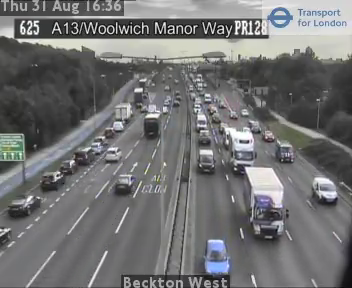
#> input picture frame 27 of Track and Trim Traffic/trafficCounter/inputs/625_201708311636.mp4, 352 x 288 px, given in place of 625_201709301058.mp4, which was not available
$ python histogram_extraction.py
#> lines starting #> are read from the running program, lines starting #| are printed output that depends on the picture; long printed decimals are rounded; pictures that were not available may be replaced by others from this repository, and a replacement may not be noted
#!/usr/bin/env python3
# -*- coding: utf-8 -*-


import cv2
import numpy as np
from matplotlib import pyplot as plt
import os

# get working directory
loc = os.path.abspath('')

cap = cv2.VideoCapture(loc+'/trafficCounter/inputs/625_201709301058.mp4')

# get frame size
w = int(cap.get(cv2.CAP_PROP_FRAME_WIDTH))
h = int(cap.get(cv2.CAP_PROP_FRAME_HEIGHT))

# create a mask
mask1 = np.zeros((h,w), np.uint8)
mask1[188:258, 30:140] = 255

mask2 = np.zeros((h,w), np.uint8)
mask2[188:258, 190:260] = 255

while(1):
    ret, frame = cap.read()
#> frame is the input picture: shape (288, 352, 3); mean B, G, R 114.9, 114.4, 114

    if ret == True:
        # convert BGR to HSV
        frame = cv2.cvtColor(frame, cv2.COLOR_BGR2HSV)
#> frame: shape (288, 352, 3); mean H, S, V 60.4, 8.3, 116.6

        # add mask to each frame
        frame1 = cv2.bitwise_and(frame, frame, mask=mask1)
#> frame1: shape (288, 352, 3); mean H, S, V 7.7, 0.3, 8.6
        frame2 = cv2.bitwise_and(frame, frame, mask=mask2)
#> frame2: shape (288, 352, 3); mean H, S, V 4, 0.6, 5.5

        #hist_full = cv2.calcHist([frame],[2],None,[256],[0, 256])
        hist_mask1 = cv2.calcHist([frame1],[2],mask1,[256],[50, 256])
#> hist_mask1 = 256 values, max 394 at index 83, min 0 at index 5, mean 29.68
        hist_mask2 = cv2.calcHist([frame2],[2],mask2,[256],[50, 256])
#> hist_mask2 = 256 values, max 167 at index 77, min 0 at index 5, mean 19.05

        # calculate summary stats
        stats = np.array([["Count",np.count_nonzero(hist_mask1)],
                           ["Max",np.max(hist_mask1)],
                           ["Mean",np.mean(hist_mask1)],
                           ["Std",np.std(hist_mask1)],
                           ["25%",np.percentile(hist_mask1,25)],
                           ["50%",np.percentile(hist_mask1,50)],
                           ["75%",np.percentile(hist_mask1,75)]])
        print(stats)
#| [['Count' '188']
#|  ['Max' '394.0']
#|  ['Mean' '29.680']
#|  ['Std' '76.710']
#|  ['25%' '0.0']
#|  ['50%' '4.0']
#|  ['75%' '8.0']]

        # create plots
        plt.subplot(221), plt.imshow(frame1, 'gray')
        plt.subplot(222), plt.plot(hist_mask1)
        plt.xlim([0,256]), plt.ylim([0,300])
        plt.subplot(223), plt.imshow(frame2, 'gray')
        plt.subplot(224), plt.plot(hist_mask2)
        plt.xlim([0,256]), plt.ylim([0,300])

        # plot histogram
        plt.show()
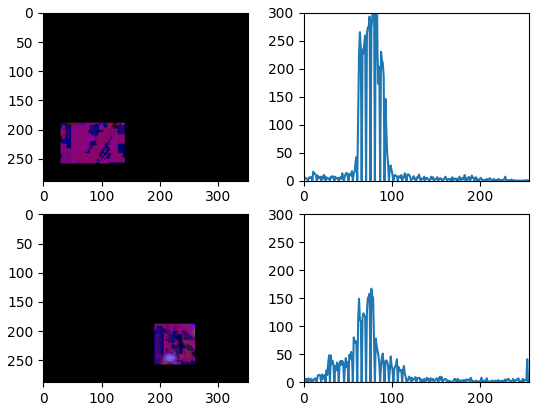
#> figure drawn by matplotlib, 4 panels; panel 2: curve peaks at x = 83, y = 394; panel 4: curve peaks at x = 77, y = 167

        #out.write()

        if cv2.waitKey(1) & 0xFF == ord('q'):
#> (key q is pressed here)
                break
    else:
        break


cv2.destroyAllWindows()
cap.release()
#> (the run stopped early here; a loop or call above may not have finished)

$ run again, starting later in the video
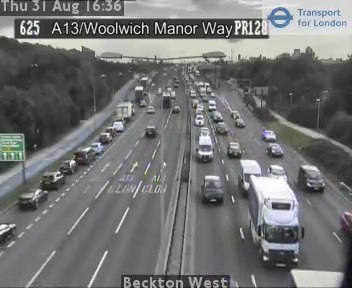
#> input picture frame 122 of Track and Trim Traffic/trafficCounter/inputs/625_201708311636.mp4, 352 x 288 px, given in place of 625_201709301058.mp4, which was not available
#> frame is the input picture: shape (288, 352, 3); mean B, G, R 114.8, 114.7, 114.2
#> frame: shape (288, 352, 3); mean H, S, V 56.7, 8.1, 116.5
#> frame1: shape (288, 352, 3); mean H, S, V 7.5, 0.3, 8.8
#> frame2: shape (288, 352, 3); mean H, S, V 3.9, 0.4, 4.9
#> hist_mask1 = 256 values, max 456 at index 82, min 0 at index 2, mean 29.83
#> hist_mask2 = 256 values, max 225 at index 74, min 0 at index 5, mean 18.61
#| [['Count' '190']
#|  ['Max' '456.0']
#|  ['Mean' '29.832']
#|  ['Std' '79.231']
#|  ['25%' '0.0']
#|  ['50%' '3.0']
#> (further printed lines are left out)
#> `plt.show()`:
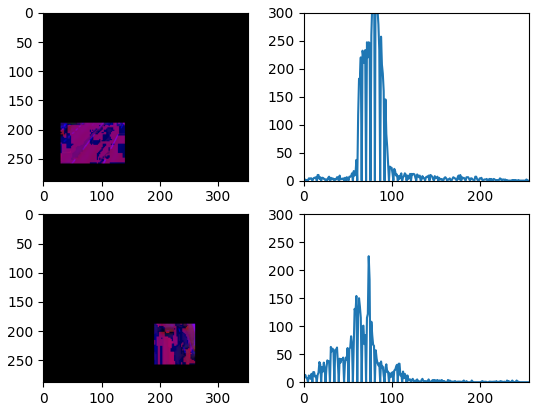
#> figure drawn by matplotlib, 4 panels; panel 2: curve peaks at x = 82, y = 456; panel 4: curve peaks at x = 74, y = 225

$ run again, starting later in the video
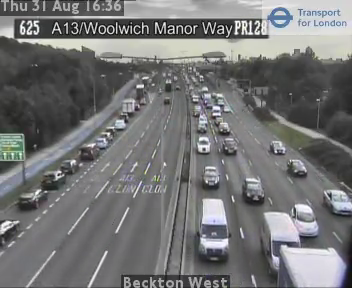
#> input picture frame 218 of Track and Trim Traffic/trafficCounter/inputs/625_201708311636.mp4, 352 x 288 px, given in place of 625_201709301058.mp4, which was not available
#> frame is the input picture: shape (288, 352, 3); mean B, G, R 117.2, 116.8, 116.2
#> frame: shape (288, 352, 3); mean H, S, V 59.3, 8.8, 119
#> frame1: shape (288, 352, 3); mean H, S, V 7.8, 0.4, 8.8
#> frame2: shape (288, 352, 3); mean H, S, V 4.2, 0.7, 6
#> hist_mask1 = 256 values, max 465 at index 82, min 0 at index 5, mean 29.88
#> hist_mask2 = 256 values, max 117 at index 59, min 0 at index 5, mean 18.61
#| [['Count' '189']
#|  ['Max' '465.0']
#|  ['Mean' '29.875']
#|  ['Std' '80.119']
#|  ['25%' '0.0']
#|  ['50%' '3.0']
#> (further printed lines are left out)
#> `plt.show()`:
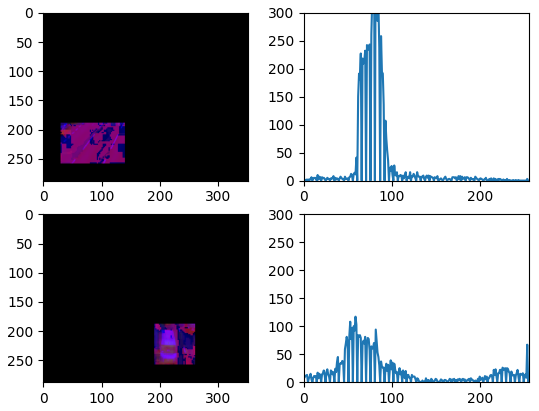
#> figure drawn by matplotlib, 4 panels; panel 2: curve peaks at x = 82, y = 465; panel 4: curve peaks at x = 59, y = 117
